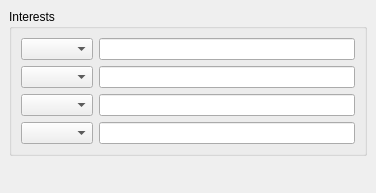
<ui version="4.0" >
 <class>ICQInterestInfoWidget</class>
 <widget class="QWidget" name="ICQInterestInfoWidget" >
  <property name="geometry" >
   <rect>
    <x>0</x>
    <y>0</y>
    <width>376</width>
    <height>193</height>
   </rect>
  </property>
  <layout class="QVBoxLayout" >
   <property name="margin" >
    <number>9</number>
   </property>
   <property name="spacing" >
    <number>6</number>
   </property>
   <item>
    <widget class="QGroupBox" name="groupBox" >
     <property name="title" >
      <string>Interests</string>
     </property>
     <layout class="QGridLayout" >
      <property name="margin" >
       <number>9</number>
      </property>
      <property name="spacing" >
       <number>6</number>
      </property>
      <item row="0" column="0" >
       <widget class="QComboBox" name="topic1Combo" />
      </item>
      <item row="0" column="1" >
       <widget class="QLineEdit" name="desc1" >
        <property name="readOnly" >
         <bool>true</bool>
        </property>
       </widget>
      </item>
      <item row="1" column="0" >
       <widget class="QComboBox" name="topic2Combo" />
      </item>
      <item row="1" column="1" >
       <widget class="QLineEdit" name="desc2" >
        <property name="readOnly" >
         <bool>true</bool>
        </property>
       </widget>
      </item>
      <item row="2" column="0" >
       <widget class="QComboBox" name="topic3Combo" />
      </item>
      <item row="2" column="1" >
       <widget class="QLineEdit" name="desc3" >
        <property name="readOnly" >
         <bool>true</bool>
        </property>
       </widget>
      </item>
      <item row="3" column="0" >
       <widget class="QComboBox" name="topic4Combo" />
      </item>
      <item row="3" column="1" >
       <widget class="QLineEdit" name="desc4" >
        <property name="readOnly" >
         <bool>true</bool>
        </property>
       </widget>
      </item>
     </layout>
    </widget>
   </item>
   <item>
    <spacer>
     <property name="orientation" >
      <enum>Qt::Vertical</enum>
     </property>
     <property name="sizeType" >
      <enum>QSizePolicy::Expanding</enum>
     </property>
     <property name="sizeHint" >
      <size>
       <width>281</width>
       <height>60</height>
      </size>
     </property>
    </spacer>
   </item>
  </layout>
 </widget>
 <layoutdefault spacing="6" margin="11" />
 <pixmapfunction>qPixmapFromMimeSource</pixmapfunction>
 <tabstops>
  <tabstop>topic1Combo</tabstop>
  <tabstop>desc1</tabstop>
  <tabstop>topic2Combo</tabstop>
  <tabstop>desc2</tabstop>
  <tabstop>topic3Combo</tabstop>
  <tabstop>desc3</tabstop>
  <tabstop>topic4Combo</tabstop>
  <tabstop>desc4</tabstop>
 </tabstops>
 <resources/>
 <connections/>
</ui>
